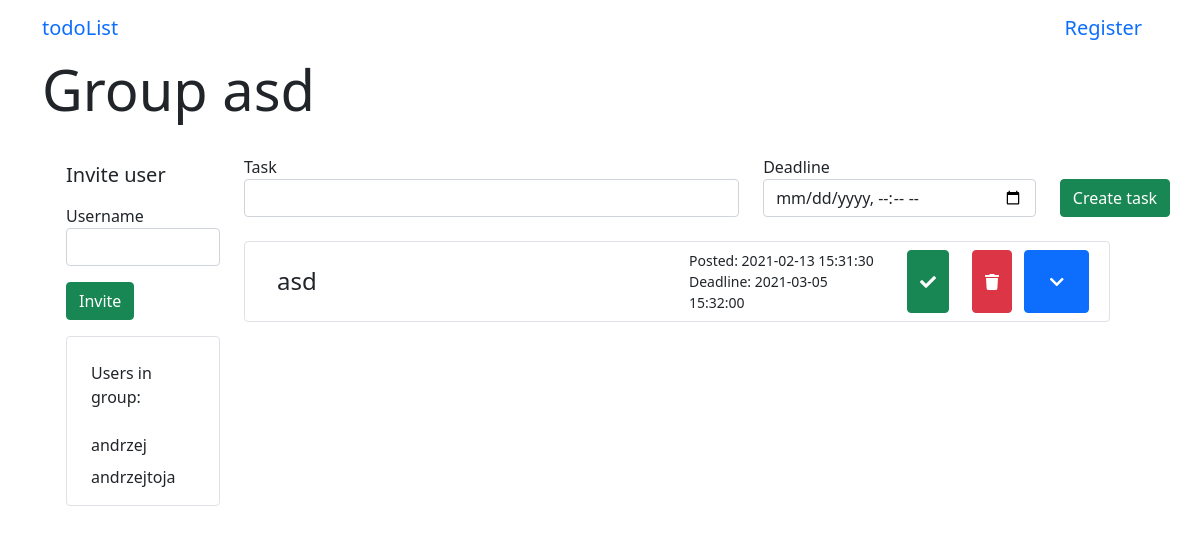
The page /group/2 on the database its author committed.
### app/models.py (models this page shows, shortened)
class Group(db.Model):
    id = db.Column(db.Integer, primary_key=True)
    name = db.Column(db.String(64))
    users = db.relationship(
        "User",
        secondary=group_table,
        back_populates="groups")
    admin_id = db.Column(db.Integer)
    tasks = db.relationship('Task', backref='group', lazy='dynamic')

class User(UserMixin, db.Model):
    id = db.Column(db.Integer, primary_key=True)
    username = db.Column(db.String(64), index=True, unique=True)
    email = db.Column(db.String(64), index=True, unique=True)
    password_hash = db.Column(db.String(128))
    tasks = db.relationship('Task', backref='author', lazy='dynamic')
    sent_messages = db.relationship('Message', backref="sender", lazy='dynamic', foreign_keys='Message.sender_id')
    messages = db.relationship('Message', backref="receiver", lazy='dynamic', foreign_keys='Message.receiver_id')
    authenticated = db.Column(db.Boolean, index=True, default=False)
    groups = db.relationship(
        'Group',
        secondary=group_table,
        back_populates="users")

class Task(db.Model):
    id = db.Column(db.Integer, primary_key=True)
    task = db.Column(db.String(140))
    timestamp = db.Column(db.DateTime, index=True, default=datetime.now())
    deadline = db.Column(db.DateTime, index=True)
    is_completed = db.Column(db.Boolean, default=False)
    description = db.Column(db.String(500), default="")
    subtasks = db.relationship('Subtask', backref='main_task', lazy='dynamic')
    user_id = db.Column(db.Integer, db.ForeignKey('user.id'))
    group_id = db.Column(db.Integer, db.ForeignKey('group.id'))

### app/routes.py (the view, shortened to what this page needs)
@login_required
@app.route('/group/<id>', methods=['GET', 'POST'])
def group(id):
    form = GroupInvititionsForm()
    task_form = TaskForm()
    group = Group.query.filter_by(id=id).first()
    tasks = group.tasks
    if task_form.submit1.data and task_form.validate_on_submit():
        task = Task(task=task_form.task.data, deadline=task_form.deadline.data, group=group)
        db.session.add(task)
        db.session.commit()
        tasks = group.tasks
        return redirect(url_for('group', id=id))
    return render_template('group.html', form=form, group=group, tasks=tasks, task_form=task_form)

### app/forms.py (shortened to what this page needs)
class GroupInvititionsForm(FlaskForm):
    name = StringField('Username', validators=[DataRequired()])
    submit = SubmitField('Invite')

class TaskForm(FlaskForm):
    task = StringField('Task', validators=[DataRequired()])
    deadline = DateTimeLocalField('Deadline', validators=[DataRequired()], format='%Y-%m-%dT%H:%M')
    submit1 = SubmitField('Create task')

### app/templates/group.html (shortened to what this page needs)
{% extends 'base.html' %}
{% block start %}Group {{ group.name }}{% endblock %}
{% block body %}
    <div class="container row">
        <div class="container col-2">
            <form action="" method="POST">
                <div class="mt-4">
                    <small class="h5">Invite user</small>
                    <p class="mt-3">
                        {{ form.name.label }}
                        {{ form.name(class_="form-control") }}
                    </p>
                    <p>
                        {{ form.submit(class_="btn btn-success") }}
                    </p>
                </div>
            </form>
            <div class="container border rounded mb-2">
                <div class="row mt-3">
                    <p class="mt-2">
                        Users in group:
                        {% for user in group.users %}
                            <div class="mt-2">
                                {{ user.username }}
                            </div>
                        {% endfor %}
                    </p>
                </div>
            </div>
        </div>
        <div class="container col-10 mt-3">
            <form action="" method="POST" class="add-task">
                <div class="row">
                    <p class="col-7">
                        {{ task_form.task.label }}
                        {{ task_form.task(class_="form-control") }}
                    </p>
                    <p class="col-4">
                        {{ task_form.deadline.label }}
                        {{ task_form.deadline(class_="form-control date-input", type="datetime-local") }}
                    </p>
                    <p class="col-1">
                        {{ task_form.submit1(class_="btn btn-success mt-4") }}
                    </p>
                </div>
            </form>
            <div class="tasks">
                <div class="accordion" id="acc">
                    {% for task in tasks %}
                        <div class="accordion-item p-2 mt-2 mb-2 border rounded">
                            <div class="accordion-header row" id={{ "task" + task.id|string }}>
                                <div class="col-6 h4 my-auto">
                                    {% if task.is_completed %}
                                        <s class="container">{{ task.task }}</s>
                                    {% else %}
                                        <div class="container">{{ task.task }}</div>
                                    {% endif %}
                                </div>
                                <div class="col-3 my-auto">
                                    <div class="date">
                                        Posted: {{ task.timestamp.strftime("%Y-%m-%d %H:%M:%S") }}
                                    </div>
                                    {% if task.deadline.timestamp() - task.timestamp.timestamp() < 0 %}
                                        <div class="date text-danger">
                                            Deadline: {{ task.deadline }}
                                        </div>
                                    {% else %}
                                        <div class="date" color="red">
                                            Deadline: {{ task.deadline }}
                                        </div>
                                    {% endif %}
                                </div>
                                <div class="col-3 row">
                                    <form class="col-4 form-temp" action={{ "/change_status/" + task.id|string }}>
                                        {% if task.is_completed %}
                                            <button type="submit" class="btn btn-warning form-item h-100"><i class="fas fa-times"></i></button>
                                        {% else %}
                                            <button type="submit" class="btn btn-success form-item h-100"><i class="fas fa-check"></i></button>
                                        {% endif %}
                                    </form>
                                    <form class="col-4 form-temp" action={{ "/delete/" + task.id|string }}>
                                        <button type="submit" class="btn btn-danger w-100 h-100 form-item"><i class="fas fa-trash"></i></button>
                                    </form>
                                    <button class="btn btn-primary col-4" type="button" data-toggle="collapse" data-target={{ "#collapse" + task.id|string }} aria-expanded="false" aria-controls={{ "collapse" + task.id|string }}>
                                        <i class="fas fa-chevron-down"></i>
                                    </button>
                                </div>
                            </div>
                        </div>
                    </div>
                {% endfor %}
            </div>
        </div>
    </div>
{% endblock %}

### app/static/css/main.css (style rules this page uses)
* { box-sizing: border-box }
body { font-family: 'Montserrat', sans-serif; overflow-y:scroll; }
.date { font-size: 14px; }
.form-temp { display: flex; flex-direction: row; }
.form-item { flex: 1; }
button { display: block; }

### rows shown on the page
Group: name "asd"
User: username "andrzej"
User: username "andrzejtoja"
Task: task "asd", timestamp "2021-02-13 15:31:30", deadline "2021-03-05 15:32:00", is_completed False (drawn)

### other values the page prints
{{ task_form.task.label }} "Task"
{{ task_form.deadline.label }} "Deadline"
